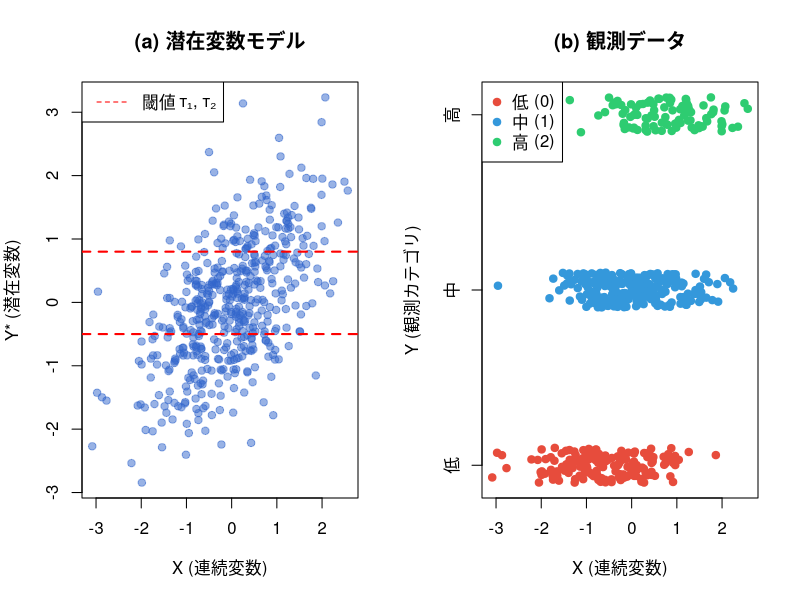
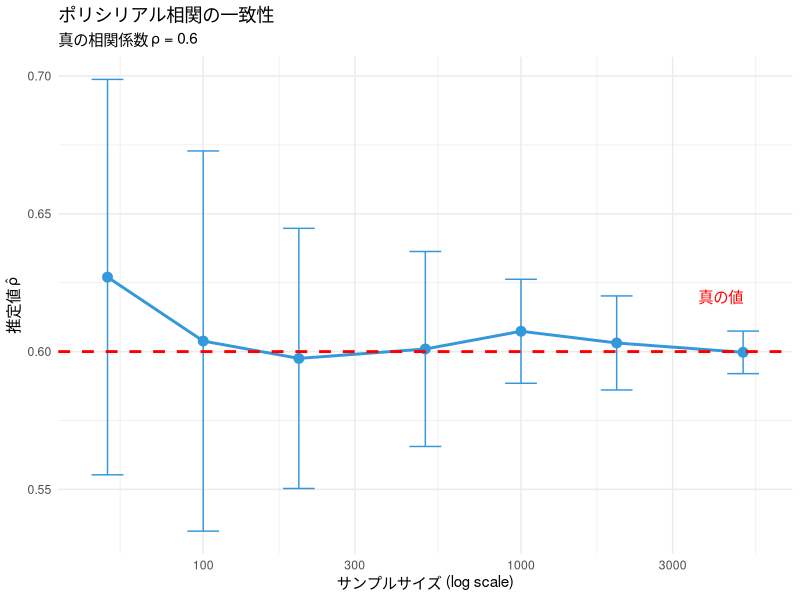
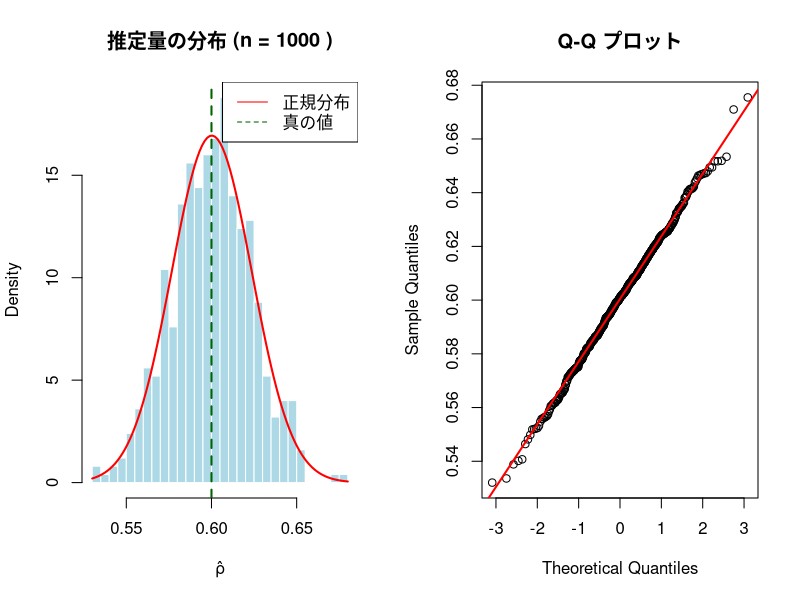

The R script that drew these images, in order:
## ---- chunk 1
knitr::opts_chunk$set(echo = TRUE, warning = FALSE, message = FALSE)
## ---- chunk 2
# パッケージのインストール（初回のみ）
# install.packages(c("polycor", "MASS", "ggplot2"))

library(MASS)      # 多変量正規分布
library(polycor)   # ポリシリアル相関
library(ggplot2)   # 可視化
## ---- chunk 3
generate_polyserial_data <- function(n, rho, thresholds) {
  # 二変量正規分布からデータを生成
  # X: 連続変数, Y*: 潜在変数
  Sigma <- matrix(c(1, rho, rho, 1), 2, 2)
  data <- mvrnorm(n, mu = c(0, 0), Sigma = Sigma)
  
  X <- data[, 1]
  Y_star <- data[, 2]
  
  # Y* を閾値で離散化 → 観測カテゴリ Y
  breaks <- c(-Inf, thresholds, Inf)
  Y <- cut(Y_star, breaks = breaks, labels = FALSE) - 1
  
  return(data.frame(X = X, Y_star = Y_star, Y = factor(Y, ordered = TRUE)))
}
## ---- chunk 4
set.seed(42)

# パラメータ設定
n <- 500           # サンプルサイズ
rho_true <- 0.6    # 真の相関係数
thresholds <- c(-0.5, 0.8)  # 閾値 τ₁, τ₂

# データ生成
df <- generate_polyserial_data(n, rho_true, thresholds)

# カテゴリ分布の確認
table(df$Y)
## ---- chunk 5
# 2つのプロットを並べる
par(mfrow = c(1, 2))

# (a) 潜在変数 Y* vs X
plot(df$X, df$Y_star, 
     pch = 19, col = rgb(0.2, 0.4, 0.8, 0.5),
     xlab = "X (連続変数)", ylab = "Y* (潜在変数)",
     main = "(a) 潜在変数モデル")
abline(h = thresholds, col = "red", lty = 2, lwd = 2)
legend("topleft", c("閾値 τ₁, τ₂"), col = "red", lty = 2)

# (b) 観測される Y vs X
colors <- c("#e74c3c", "#3498db", "#2ecc71")
plot(df$X, jitter(as.numeric(df$Y) - 1, amount = 0.1),
     pch = 19, col = colors[as.numeric(df$Y)], 
     xlab = "X (連続変数)", ylab = "Y (観測カテゴリ)",
     main = "(b) 観測データ", yaxt = "n")
axis(2, at = 0:2, labels = c("低", "中", "高"))
legend("topleft", c("低 (0)", "中 (1)", "高 (2)"), 
       col = colors, pch = 19)

par(mfrow = c(1, 1))
## ---- chunk 6
# ポリシリアル相関の推定（最尤法）
rho_hat <- polyserial(df$X, df$Y, ML = TRUE)

cat("真の相関係数 ρ:", rho_true, "\n")
cat("推定値 ρ̂:", round(rho_hat, 4), "\n")
cat("誤差:", round(rho_hat - rho_true, 4), "\n")
## ---- chunk 7
# 単純にカテゴリを数値として扱った場合
rho_pearson <- cor(df$X, as.numeric(df$Y))

cat("ポリシリアル相関:", round(rho_hat, 4), "\n")
cat("ピアソン相関（不適切）:", round(rho_pearson, 4), "\n")
cat("過小推定の程度:", round((rho_true - rho_pearson) / rho_true * 100, 1), "%\n")
## ---- chunk 8
sample_sizes <- c(50, 100, 200, 500, 1000, 2000, 5000)
n_rep <- 30  # 各サンプルサイズでの繰り返し回数

results <- data.frame()

for (n in sample_sizes) {
  estimates <- numeric(n_rep)
  for (i in 1:n_rep) {
    df_sim <- generate_polyserial_data(n, rho_true, thresholds)
    estimates[i] <- polyserial(df_sim$X, df_sim$Y, ML = TRUE)
  }
  results <- rbind(results, data.frame(
    n = n,
    mean_est = mean(estimates),
    sd_est = sd(estimates),
    bias = mean(estimates) - rho_true
  ))
}

# 結果の表示
knitr::kable(results, digits = 4, 
             col.names = c("n", "平均推定値", "標準偏差", "バイアス"))

# プロット
ggplot(results, aes(x = n, y = mean_est)) +
  geom_line(color = "#3498db", size = 1) +
  geom_point(color = "#3498db", size = 3) +
  geom_errorbar(aes(ymin = mean_est - sd_est, ymax = mean_est + sd_est),
                width = 0.1, color = "#3498db") +
  geom_hline(yintercept = rho_true, color = "red", linetype = "dashed", size = 1) +
  scale_x_log10() +
  labs(x = "サンプルサイズ (log scale)", 
       y = "推定値 ρ̂",
       title = "ポリシリアル相関の一致性",
       subtitle = paste("真の相関係数 ρ =", rho_true)) +
  theme_minimal() +
  annotate("text", x = max(sample_sizes), y = rho_true + 0.02, 
           label = "真の値", color = "red", hjust = 1)
## ---- chunk 9
# 大きなサンプルサイズでの推定量の分布
n_large <- 1000
n_sim <- 500

estimates_large <- numeric(n_sim)
for (i in 1:n_sim) {
  df_sim <- generate_polyserial_data(n_large, rho_true, thresholds)
  estimates_large[i] <- polyserial(df_sim$X, df_sim$Y, ML = TRUE)
}

# ヒストグラムと正規分布の重ね合わせ
par(mfrow = c(1, 2))

# (a) ヒストグラム
hist(estimates_large, breaks = 30, probability = TRUE,
     main = paste("推定量の分布 (n =", n_large, ")"),
     xlab = "ρ̂", col = "lightblue", border = "white")
curve(dnorm(x, mean = mean(estimates_large), sd = sd(estimates_large)),
      add = TRUE, col = "red", lwd = 2)
abline(v = rho_true, col = "darkgreen", lty = 2, lwd = 2)
legend("topright", c("正規分布", "真の値"), 
       col = c("red", "darkgreen"), lty = c(1, 2))

# (b) Q-Q プロット
qqnorm(estimates_large, main = "Q-Q プロット")
qqline(estimates_large, col = "red", lwd = 2)

par(mfrow = c(1, 1))
## ---- chunk 10
# 2カテゴリの場合
thresholds_k2 <- c(0)  # 閾値1つ
df_k2 <- generate_polyserial_data(500, rho_true, thresholds_k2)

rho_polyserial_k2 <- polyserial(df_k2$X, df_k2$Y, ML = TRUE)
cat("k = 2 でのポリシリアル相関:", round(rho_polyserial_k2, 4), "\n")
cat("（これは二系列相関と一致する）\n")
## ---- chunk 11
sessionInfo()
